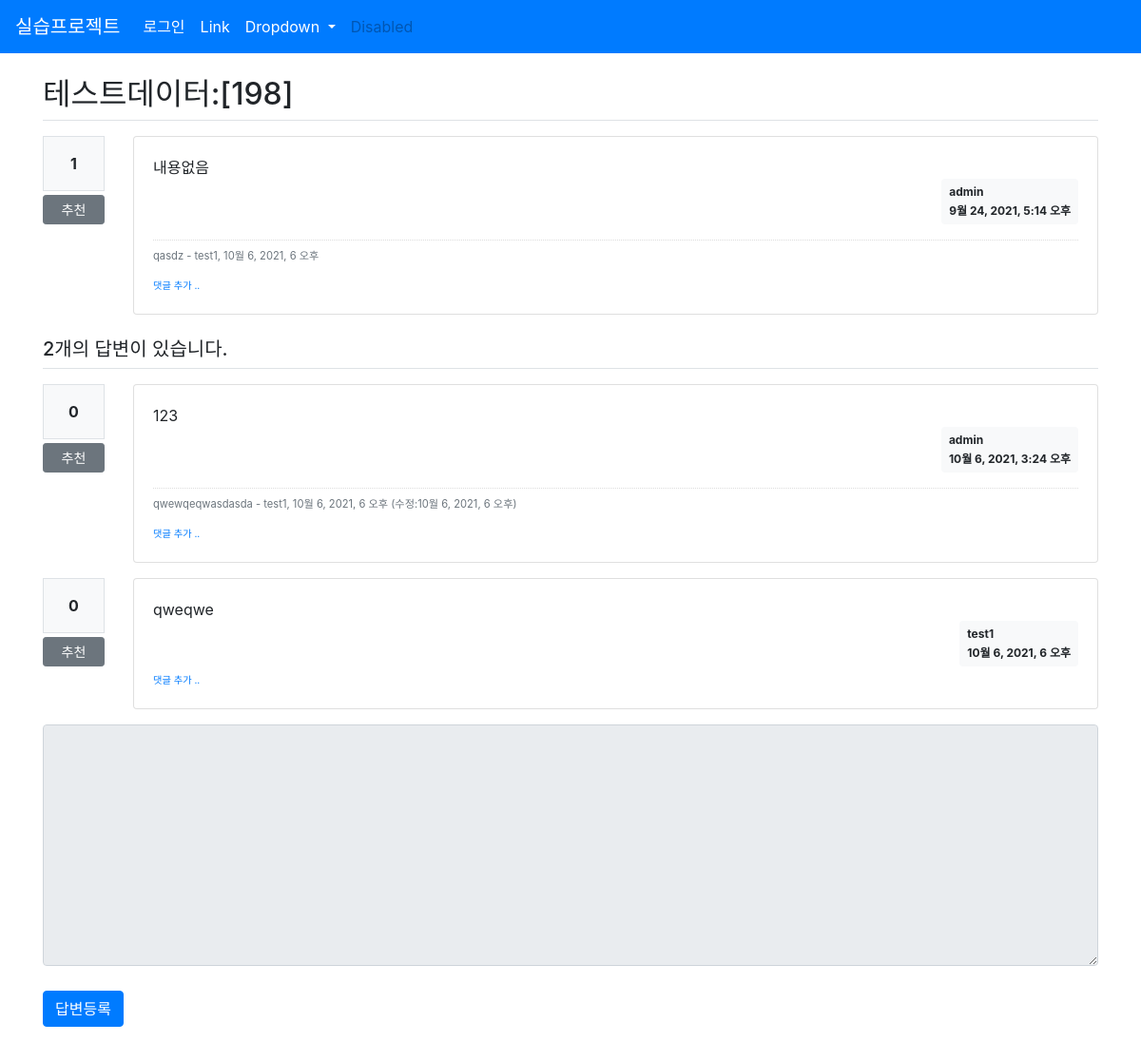
The app's page /board/204 with its own data.
### board/models.py (models this page shows, shortened)
class Question(models.Model):
    author = models.ForeignKey(User, on_delete=models.CASCADE, related_name='author_question')
    subject = models.CharField(max_length=200)
    content = models.TextField()
    create_date = models.DateTimeField()
    modify_date = models.DateTimeField(null=True, blank=True)
    voter = models.ManyToManyField(User, related_name='voter_question') # 추천인

class Comment(models.Model):
    author = models.ForeignKey(User, on_delete=models.CASCADE)
    content = models.TextField()
    create_date = models.DateTimeField()
    modify_date = models.DateTimeField(null=True, blank=True)
    question = models.ForeignKey(Question, null=True, blank=True, on_delete=models.CASCADE)
    answer = models.ForeignKey(Answer, null=True, blank=True, on_delete=models.CASCADE)

class Answer(models.Model):
    author = models.ForeignKey(User, on_delete=models.CASCADE, related_name='author_answer')
    question = models.ForeignKey(Question, on_delete=models.CASCADE)
    content = models.TextField()
    create_date = models.DateTimeField()
    modify_date = models.DateTimeField(null=True, blank=True)
    voter = models.ManyToManyField(User, related_name='voter_answer')  # 추천인

### board/views/base_views.py (the view)
# urls.py: path('<int:question_id>', base_views.detail, name='detail'),
def detail(request, question_id):
    question = Question.objects.get(id=question_id)
    return render(request, 'question_detail.html', {'question': question})

### templates/question_detail.html (shortened to what this page needs)
{% extends 'base.html' %}
{% block content %}
<div class="container my-3">
    <h2 class="border-bottom py-2">{{ question.subject }}</h2>
    <div class="row my-3">
        <div class="col-1">
             <div class="bg-light text-center p-3 border font-weight-bolder mb-1">
                 {{question.voter.count}}
             </div>
             <a href="#" data-uri="{% url 'board:vote_question' question.id %}"
                class="recommend btn btn-sm btn-secondary btn-block my-1">
               추천
             </a>
        </div>
        <div class="col-11">
        <div class="card">
            <div class="card-body">
                <div class="card-text" style="white-space: pre-line;">{{ question.content }}</div>
                <div class="d-flex justify-content-end">
                <div class="badge badge-light p-2 text-left">
                    <div class="mb-2">{{ question.author.username }}</div>
                    <div>{{ question.create_date }}</div>
                </div>
            </div>
            {% if question.comment_set.count > 0 %}
            <div class="mt-3">
            {% for comment in question.comment_set.all %}
                <div class="comment py-2 text-muted">
                    <span style="white-space: pre-line;">{{ comment.content }}</span>
                    <span>
                        - {{ comment.author }}, {{ comment.create_date }}
                    </span>
                </div>
            {% endfor %}
            </div>
            {% endif %}
            <div>
                <a href="{% url 'board:comment_create_question' question.id  %}"
                   class="small"><small>댓글 추가 ..</small></a>
            </div>
                </div>
            </div>
        </div>
    </div>
    <h5 class="border-bottom my-3 py-2">{{question.answer_set.count}}개의 답변이 있습니다.</h5>
    {% for answer in question.answer_set.all %}
    <div class="row my-3">
    <div class="col-1">
        <div class="bg-light text-center p-3 border font-weight-bolder mb-1">{{answer.voter.count}}</div>
        <a href="#" data-uri="{% url 'board:vote_answer' answer.id  %}"
            class="recommend btn btn-sm btn-secondary btn-block my-1">추천</a>
    </div>
    <div class="col-11">
    <div class="card">
        <div class="card-body">
            <div class="card-text" style="white-space: pre-line;">{{ answer.content }}</div>
            <div class="d-flex justify-content-end">
                <div class="badge badge-light p-2 text-left">
                    <div class="mb-2">{{ answer.author.username }}</div>
                    <div>{{ answer.create_date }}</div>
                </div>
            </div>
            {% if answer.comment_set.count > 0 %}
            <div class="mt-3">
            {% for comment in answer.comment_set.all %}
                <div class="comment py-2 text-muted">
                    <span style="white-space: pre-line;">{{ comment.content }}</span>
                    <span>
                        - {{ comment.author }}, {{ comment.create_date }}
                        {% if comment.modify_date %}
                        (수정:{{ comment.modify_date }})
                        {% endif %}
                    </span>
                </div>
            {% endfor %}
            </div>
            {% endif %}
            <div>
                <a href="{% url 'board:comment_create_answer' answer.id  %}"
                   class="small"><small>댓글 추가 ..</small></a>
            </div>
            </div>
            </div>
        </div>
    </div>
    {% endfor %}
    <form action="{% url 'board:answer_create' question.id %}" method="post" class="my-3">
        <div class="form-group">
            <textarea {% if not user.is_authenticated %} disabled {% endif %}
              name="content" id="content" class="form-control" rows="10"></textarea>
        </div>
        <input type="submit" value="답변등록" class="btn btn-primary">
    </form>
</div>
{% endblock %}

### static/css/boardStyle.css (style rules this page uses)
textarea { width:100%; }
input[type=submit] { margin-top:10px; }
.comment { border-top:dotted 1px #ddd; font-size:0.7em; }

### records on screen
Question: subject "테스트데이터:[198]", voter.count "1", content "내용없음", author.username "admin", create_date "9월 24, 2021, 5:14 오후", answer_set.count "2"
Comment: content "qasdz", author "test1", create_date "10월 6, 2021, 6 오후"
Answer: voter.count "0", content "123", author.username "admin", create_date "10월 6, 2021, 3:24 오후"
Comment: content "qwewqeqwasdasda", author "test1", create_date "10월 6, 2021, 6 오후", modify_date "10월 6, 2021, 6 오후"
Answer: voter.count "0", content "qweqwe", author.username "test1", create_date "10월 6, 2021, 6 오후"
